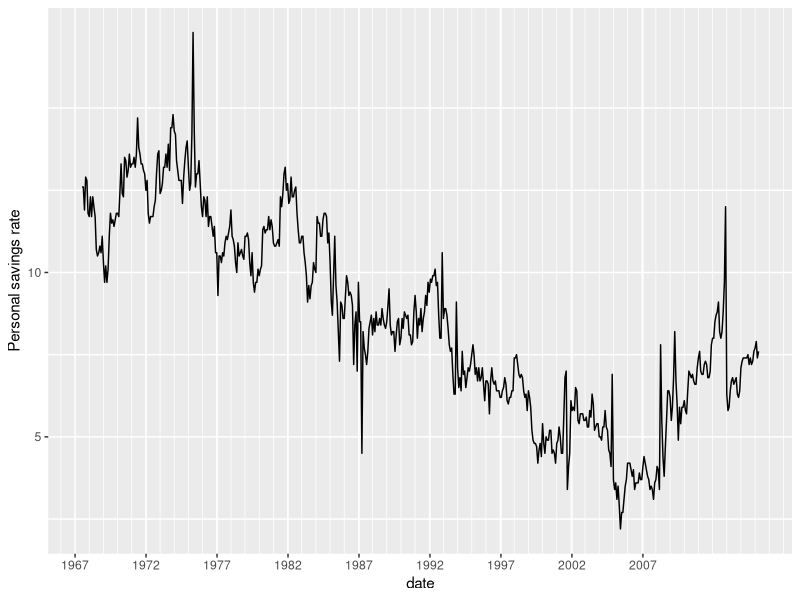
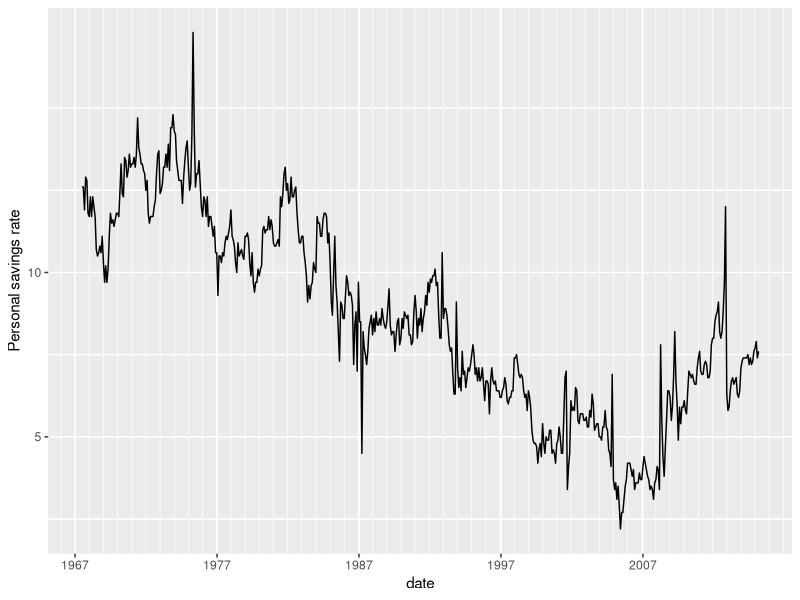
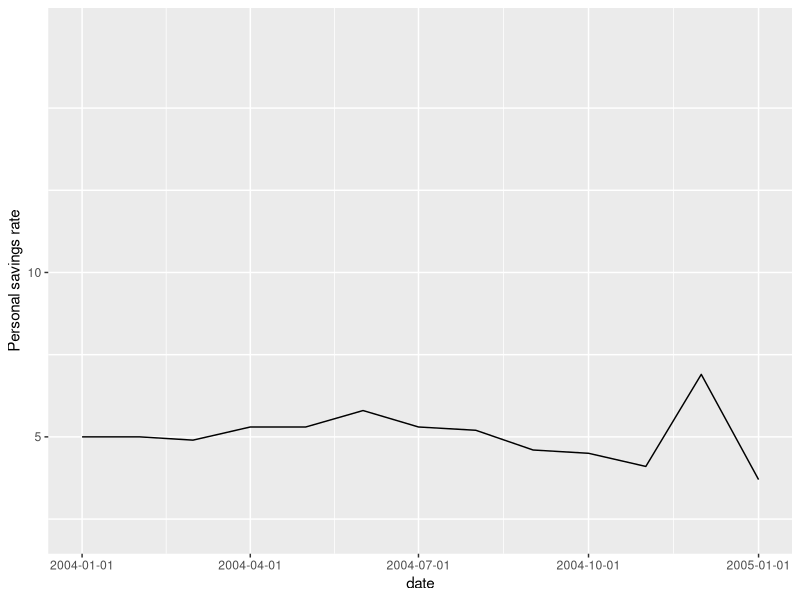
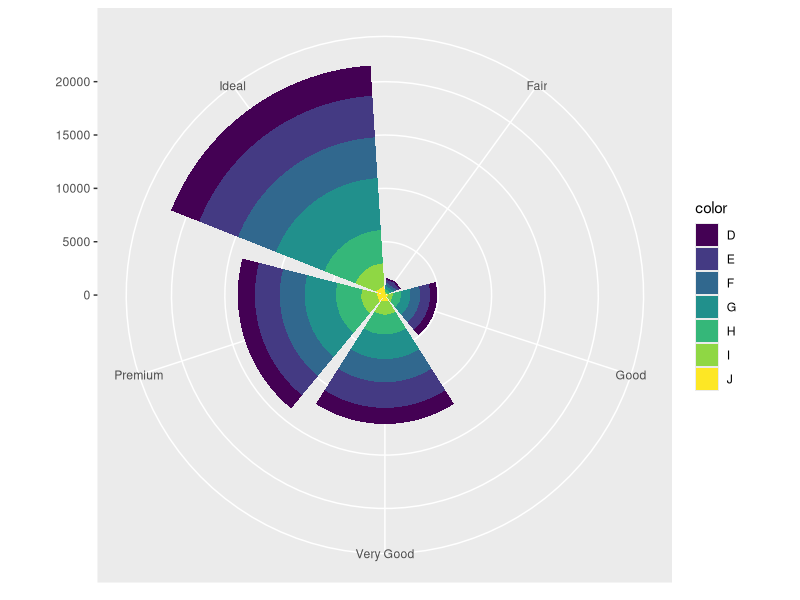
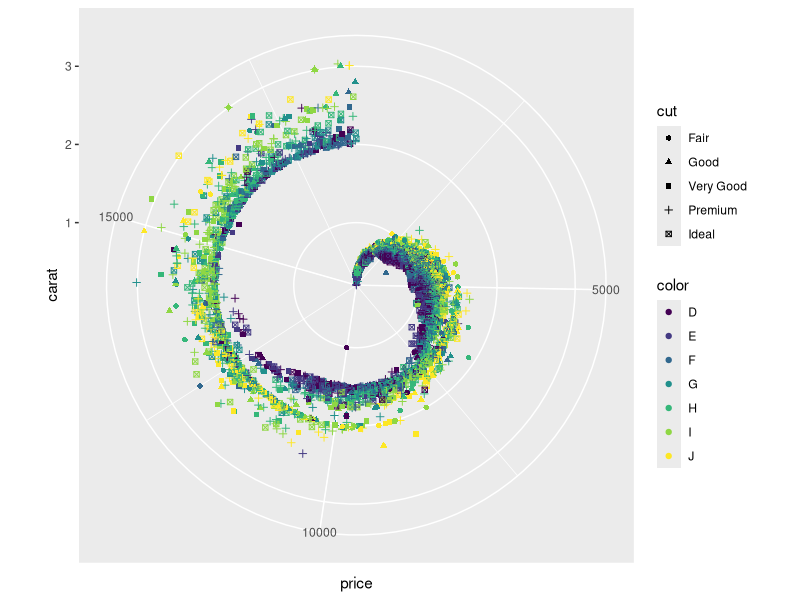

Generate these figures, in order, with R:
## ---- chunk 1
library(ggplot2)
library(scales)
## ---- chunk 2
plot0 <- qplot(
			   date,
			   psavert,
			   data = economics,
			   geom = "line"
			   )
plot0.1 <- plot0 +
	ylab("Personal savings rate") +
#    geom_hline(xintercept = 0, colour = "grey50") +
	scale_x_date(
				 labels = date_format("%Y"),
				 minor_breaks = date_breaks("1 years"),
				 breaks = seq(as.Date("1967-1-1"), as.Date("2007-2-1"), 5 * 366)
				 )

plot1 <- plot0.1 +
	theme(
		  panel.grid.minor = element_line(color='white'),
		  panel.grid.minor.y = element_line(size=0.5, color='white')
		  ) +
	scale_y_continuous(
					   breaks = c(0, 5, 10)
					   )

plot1

plot2 <- plot1 +
	scale_x_date(
				 labels = date_format("%Y"),
				 minor_breaks = date_breaks("1 years"),
				 breaks = seq(as.Date("1967-1-1"), as.Date("2007-2-1"), 10 * 366)
				 )

plot2

plot3 <- plot2 +
	scale_x_date(
				 limits = as.Date(c("2004-1-1", "2005-1-1")),
				 labels = date_format("%Y-%m-%d"),
				 breaks = as.Date(c("2004-1-1", "2004-4-1", "2004-7-1", "2004-10-1", "2005-1-1"))
				 )

plot3
## ---- chunk 3
head(diamonds)
p4  <- ggplot(diamonds, aes(x = cut, fill = color))
p4 + labs(x = NULL, y = NULL) + geom_bar(aes(y = ..count..)) +
	coord_polar()

part_diamonds <- subset(diamonds, clarity == "SI2")
p5 <- ggplot(part_diamonds, aes(x = price, y = carat, color = color, shape = cut))
p5 + labs(x = "price", y = "carat") + geom_point() + coord_polar()
